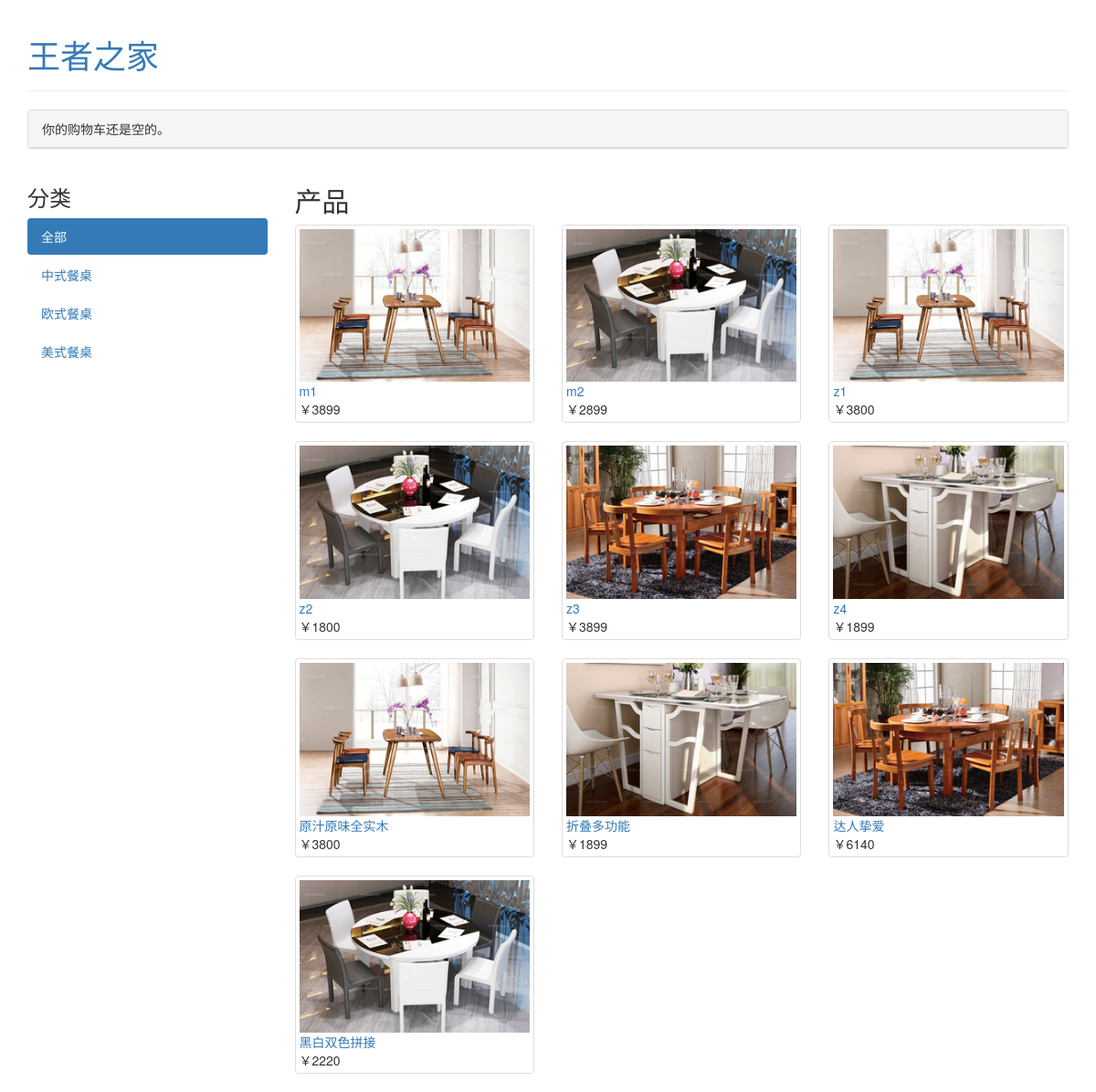
The page / on the database its author committed.
### shop/models.py (models this page shows, shortened)
class Category(models.Model):
    name = models.CharField(max_length=200,
                            db_index=True)
    slug = models.SlugField(max_length=200,
                            db_index=True,
                            unique=True)
    class Meta:
        ordering = ('name',)
        verbose_name = 'category'
        verbose_name_plural = 'categories'
    def get_absolute_url(self):
        return reverse('shop:product_list_by_category',
                       args=[self.slug])

class Product(models.Model):
    category = models.ForeignKey(Category,
                                 related_name='products')
    name = models.CharField(max_length=200, db_index=True)
    slug = models.SlugField(max_length=200, db_index=True)
    image = models.ImageField(upload_to='products/%Y/%m/%d',
                              blank=True)
    description = models.TextField(blank=True)
    price = models.DecimalField(max_digits=10, decimal_places=0)
    stock = models.PositiveIntegerField()
    available = models.BooleanField(default=True)
    created = models.DateTimeField(auto_now_add=True)
    updated = models.DateTimeField(auto_now=True)
    class Meta:
        ordering = ('name',)
        index_together = (('id', 'slug'),)
    def get_absolute_url(self):
        return reverse('shop:product_detail',
                       args=[self.id, self.slug])

### shop/views.py (the view)
# urls.py: url(r'^$', views.product_list,
def product_list(request, category_slug=None):
    category = None
    categories = Category.objects.all()
    products = Product.objects.filter(available=True)
    if category_slug:
        category = get_object_or_404(Category, slug=category_slug)
        products = products.filter(category=category)
    return render(request,
                  'shop/product/list.html',
                  {'category': category,
                   'categories': categories,
                   'products': products})

### cart/cart.py (called while the page is built)
    def __len__(self):
        return sum(item['quantity'] for item in self.cart.values())

### cart/context_processors.py (called while the page is built)
def cart(request):
        return {'cart': Cart(request)}

### shop/templates/shop/product/list.html (shortened to what this page needs)
{% extends "shop/base.html" %}
{% load staticfiles %}
{% block content %}
    <div class="row">
        <div class="col-md-3">
            <h3>分类</h3>
            <ul class="nav nav-pills nav-stacked">
                <li {% if not category %}class="active"{% endif %}>
                    <a href="{% url "shop:product_list" %}">全部</a></li>
                {% for c in categories %}
                    <li {% if category.slug == c.slug %}class="active"{% endif %}>
                        <a href="{{ c.get_absolute_url }}">{{ c.name }}</a>
                    </li>
                {% endfor %}
            </ul>
        </div>
        <div class="col-md-9">
            <h2>{% if category %}{{ category.name }}{% else %}产品{% endif %}</h2>
            <div class="row">
                {% for product in products %}
                    <div class="col-md-4">
                        <div class="thumbnail">
                            <a href="{{ product.get_absolute_url }}">
                                <img src="{% if product.image %}{{ product.image.url }}
                                          {% else %}{% static "img/no_image.png" %} {% endif %}">
                            </a>
                            <a href="{{ product.get_absolute_url }}">{{ product.name }}</a><br>
                            ￥{{ product.price }}
                        </div>
                    </div>
                {% endfor %}
            </div>
        </div>
    </div>
{% endblock %}

### rows shown on the page
Category: name "中式餐桌"
Category: name "欧式餐桌"
Category: name "美式餐桌"
Product: image (picture), name "m1", price "3899"
Product: image (picture), name "m2", price "2899"
Product: image (picture), name "z1", price "3800"
Product: image (picture), name "z2", price "1800"
Product: image (picture), name "z3", price "3899"
Product: image (picture), name "z4", price "1899"
Product: image (picture), name "原汁原味全实木", price "3800"
Product: image (picture), name "折叠多功能", price "1899"
Product: image (picture), name "达人挚爱", price "6140"
Product: image (picture), name "黑白双色拼接", price "2220"
